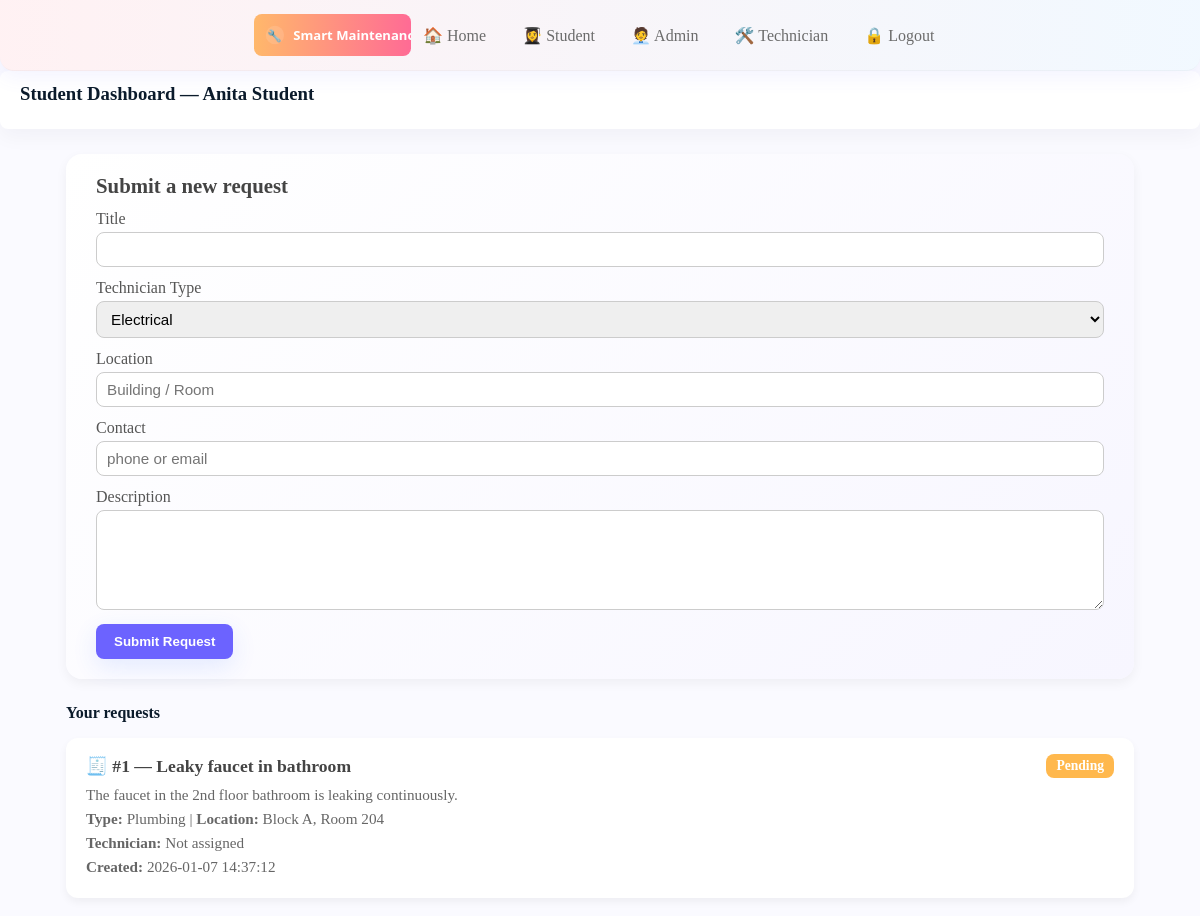
Screenshot of /frontend/student.php (signed in) with the database file from the repository.
### tables this page shows
CREATE TABLE IF NOT EXISTS maintenance_requests (
  request_id INT AUTO_INCREMENT PRIMARY KEY,
  student_id INT NOT NULL,
  technician_id INT DEFAULT NULL,
  title VARCHAR(255) NOT NULL,
  description TEXT NOT NULL,
  tech_type VARCHAR(100) DEFAULT NULL,
  location VARCHAR(255) DEFAULT NULL,
  contact VARCHAR(100) DEFAULT NULL,
  status ENUM('Not Assigned','Pending','Assigned','In Progress','Completed') NOT NULL DEFAULT 'Pending',
  created_at DATETIME DEFAULT CURRENT_TIMESTAMP,
  start_time DATETIME DEFAULT NULL,
  end_time DATETIME DEFAULT NULL,
  time_taken INT DEFAULT NULL COMMENT 'Time taken in minutes',
  FOREIGN KEY (student_id) REFERENCES users(user_id) ON DELETE CASCADE,
  FOREIGN KEY (technician_id) REFERENCES users(user_id) ON DELETE SET NULL
);

### frontend/student.php (the view, shortened to what this page needs)
<?php
include __DIR__ . '/../backend/db.php';
$user_id = $_SESSION['user_id'];
$name = $_SESSION['name'];
$stmt = $conn->prepare("SELECT r.*, t.name AS technician_name
  FROM maintenance_requests r
  LEFT JOIN users t ON r.technician_id = t.user_id
  WHERE r.student_id = ?
  ORDER BY r.created_at DESC");
if ($stmt) {
  $stmt->bind_param('i', $user_id);
  $stmt->execute();
  $requests = $stmt->get_result()->fetch_all(MYSQLI_ASSOC);
} else {
  die("SQL Error in request fetch: " . $conn->error);
}
?>
<!doctype html>
<html lang="en">
<head>
  <link rel="stylesheet" href="../assets/css/style.css">
</head>
<body>
  <header class="site-header">
    <div class="container header-inner">
      <div class="brand">
        <a href="index.html"><img id="site-logo" src="../assets/images/logo.svg" alt="Smart Maintenance logo"></a>
      </div>
      <nav class="nav">
        <a href="index.html">🏠 Home</a>
        <a href="student.php">👩‍🎓 Student</a>
        <a href="admin.php">🧑‍💼 Admin</a>
        <a href="technician.php">🛠️ Technician</a>
        <a href="../backend/logout.php">🔒 Logout</a>
      </nav>
    </div>
  </header>
  <header class="bar">
    <h3>Student Dashboard — <?= htmlspecialchars($name) ?></h3>
  </header>
  <main class="container">
    <section class="hero-card">
      <h4>Submit a new request</h4>
      <form id="reqForm" class="form">
        <label>Title<input name="title" required></label>
        <label>Technician Type
          <select name="tech_type" required>
            <option value="Electrical">Electrical</option>
          </select>
        </label>
        <label>Location<input name="location" required placeholder="Building / Room"></label>
        <label>Contact<input name="contact" placeholder="phone or email"></label>
        <label>Description<textarea name="description" required></textarea></label>
        <div class="form-row"><button class="btn primary" type="submit">Submit Request</button></div>
      </form>
    </section>
    <section>
      <h4>Your requests</h4>
      <?php if (empty($requests)): ?>
        <p>No requests yet.</p>
      <?php else: foreach ($requests as $r): ?>
        <div class="request-card">
          <div class="request-header">
            <h3>🧾 #<?= $r['request_id'] ?> — <?= htmlspecialchars($r['title']) ?></h3>
            <span class="status <?= htmlspecialchars($r['status']) ?>">
              <?= htmlspecialchars($r['status']) ?>
            </span>
          </div>
          <div class="request-body">
            <p><?= nl2br(htmlspecialchars($r['description'])) ?></p>
            <p><strong>Type:</strong> <?= htmlspecialchars($r['tech_type']) ?> |
               <strong>Location:</strong> <?= htmlspecialchars($r['location']) ?></p>
            <p><strong>Technician:</strong> <?= htmlspecialchars($r['technician_name'] ?? 'Not assigned') ?></p>
            <p><strong>Created:</strong> <?= htmlspecialchars($r['created_at']) ?></p>
          </div>
        </div>
      <?php endforeach; endif; ?>
    </section>
  </main>
</body>
</html>

### assets/css/style.css (style rules this page uses)
:root { --bg: #FFF8F5; --card: #FFFFFF; --primary: #6C63FF; --accent: #FF6B95; --muted: #6B6B6B; --glass: rgba(255,255,255,0.6); --shadow: 0 6px 20px rgba(108,99,255,0.08); --radius: 14px; --logo-height: 42px; }
* { box-sizing:border-box }
body { margin:0;background:var(--bg);color:#0b1b2b }
.container { max-width:1100px;margin:28px auto;padding:0 20px }
.site-header { background:linear-gradient(90deg, rgba(47,107,255,0.06), rgba(255,138,0,0.03));padding:18px 0;border-bottom:1px solid rgba(11,27,43,0.03) }
.header-inner { display:flex;align-items:center;justify-content:space-between }
.hero-card { background:var(--card);padding:22px;border-radius:var(--radius);box-shadow:var(--shadow) }
h1,h2,h3,h4 { margin:0 0 12px }
.form label, .mini-form label { display:block;margin-bottom:10px }
input,textarea,select { width:100%;padding:10px;border:1px solid #E6E9F2;border-radius:8px;font-size:14px }
textarea { min-height:100px;resize:vertical }
.btn { display:inline-block;padding:10px 14px;border-radius:10px;text-decoration:none;cursor:pointer;border:0;font-weight:700 }
.btn.primary { background:var(--primary);color:#fff;box-shadow:0 8px 24px rgba(47,107,255,0.12) }
.form-row { display:flex;gap:10px;align-items:center;margin-top:8px }
.bar { display:flex;justify-content:space-between;align-items:center;padding:12px 20px;background:var(--card);border-radius:8px;box-shadow:0 8px 20px rgba(11,27,43,0.04);margin:12 0 }
.site-header { background: linear-gradient(90deg, rgba(255,240,242,0.9), rgba(240,248,255,0.9)); padding: 14px 18px; box-shadow: var(--shadow); border-bottom-left-radius: var(--radius); border-bottom-right-radius: var(--radius); display:flex; align-items:center; gap:16px; position:sticky; top:0; z-index:50; }
.site-header .brand { display:flex; align-items:center; gap:12px; }
.site-header .brand img { height:var(--logo-height); display:block; }
.site-header .nav { margin-left:auto; display:flex; gap:12px; align-items:center; }
.site-header .nav a { text-decoration:none; padding:8px 12px; border-radius:8px; background:transparent; color:var(--muted); }
.btn { display:inline-block; padding:10px 14px; border-radius:10px; background:linear-gradient(90deg,var(--primary),var(--accent)); color:white; text-decoration:none; font-weight:600; box-shadow:0 6px 18px rgba(0,0,0,0.08); }
.container { max-width:1100px; margin:0 auto; padding:0 16px; }
.request-card { background: #fff; border-radius: 12px; box-shadow: 0 4px 8px rgba(0,0,0,0.05); margin: 16px 0; padding: 16px 20px; transition: transform 0.2s ease, box-shadow 0.2s ease; }
.request-header { display: flex; align-items: center; margin-bottom: 10px; }
.request-header h3 { font-size: 1.1rem; color: #444; margin: 0; }
.request-body p { color: #666; margin: 6px 0; font-size: 0.95rem; }
.status { display: inline-block; padding: 6px 12px; border-radius: 8px; font-weight: 600; color: #fff; font-size: 0.85rem; }

### frontend/student.php (style rules this page uses)
body { background: #fafaff; }
.hero-card { background: linear-gradient(135deg, #ffffff, #f7f6ff); border-radius: 16px; box-shadow: 0 4px 12px rgba(0,0,0,0.05); padding: 20px 30px; margin: 25px 0; }
.hero-card h4 { color: #444; font-size: 1.3rem; margin-bottom: 10px; }
form.form label { display: block; margin-top: 12px; color: #555; }
form.form input, form.form select, form.form textarea { width: 100%; padding: 8px 10px; margin-top: 4px; border-radius: 8px; border: 1px solid #ccc; font-size: 0.95rem; }
.btn.primary { background-color: #6c63ff; border: none; color: white; padding: 10px 18px; border-radius: 8px; font-weight: 600; cursor: pointer; transition: 0.2s; }
.request-card { background: #fff; border-radius: 12px; box-shadow: 0 4px 8px rgba(0,0,0,0.05); padding: 16px 20px; margin-bottom: 18px; transition: 0.2s ease; }
.request-header { display: flex; align-items: center; justify-content: space-between; margin-bottom: 8px; }
.status { display: inline-block; padding: 4px 10px; border-radius: 8px; font-size: 0.85rem; color: #fff; font-weight: 600; }
.status.Pending { background-color: #ffb84d; }

### rows the page displays
maintenance_requests: request_id "1", title "Leaky faucet in bathroom", status "Pending", description "The faucet in the 2nd floor bathroom is leaking continuously.", tech_type "Plumbing", location "Block A, Room 204", technician_name "Not assigned", created_at "2026-01-07 14:37:12"

### other values shown
$name "Anita Student"
